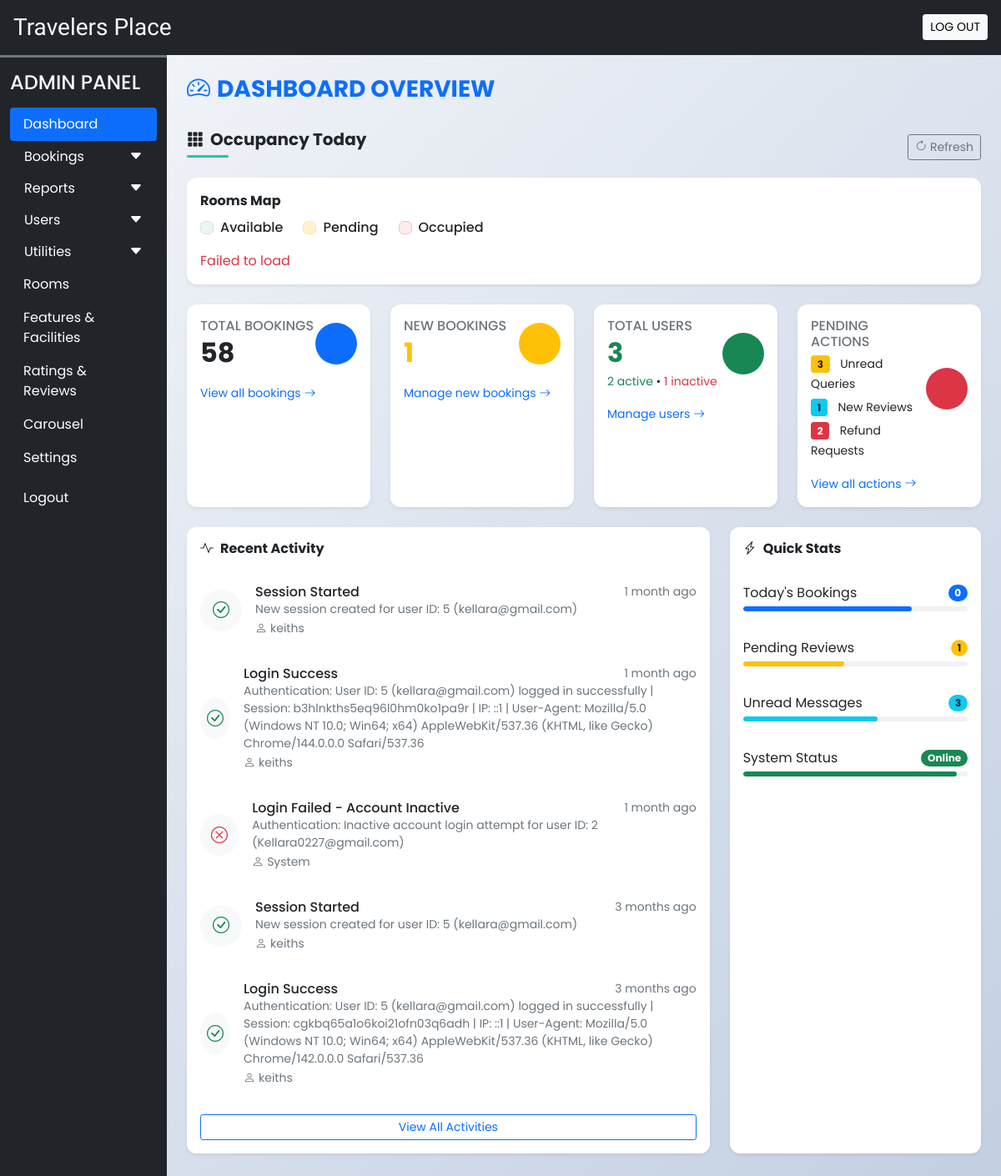
The app's page /admin/dashboard.php (signed in), older data.
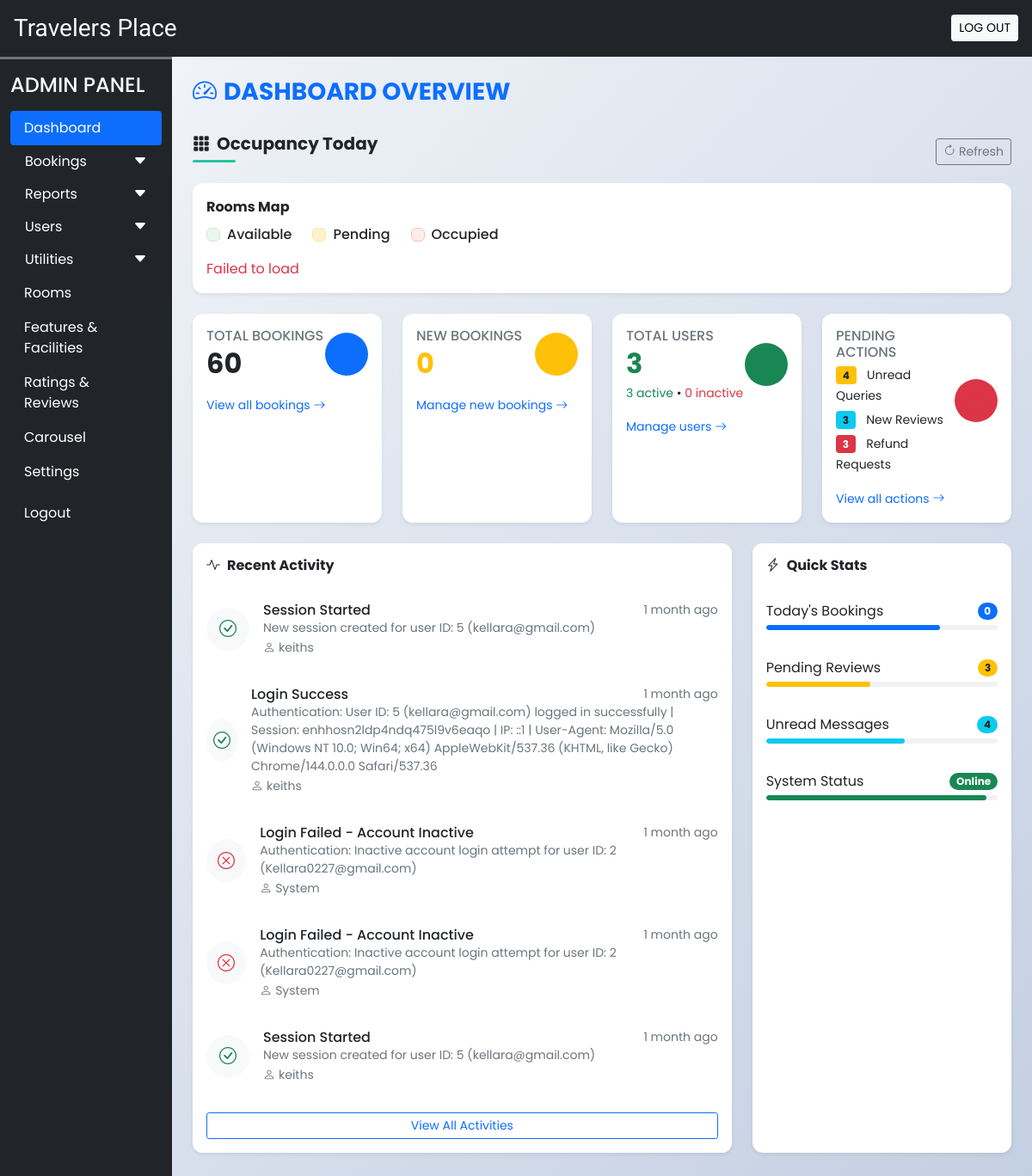
The same page, newer data.
### tables this page shows
CREATE TABLE `activity_logs` (
  `id` int(11) NOT NULL AUTO_INCREMENT,
  `user_id` int(11) DEFAULT NULL,
  `user_name` varchar(100) NOT NULL,
  `action` varchar(100) NOT NULL,
  `details` text DEFAULT NULL,
  `ip_address` varchar(45) DEFAULT NULL,
  `user_agent` text DEFAULT NULL,
  `created_at` timestamp NOT NULL DEFAULT current_timestamp(),
  PRIMARY KEY (`id`),
  KEY `idx_user_id` (`user_id`),
  KEY `idx_created_at` (`created_at`)
);

### admin/dashboard.php (the view, shortened to what the changed rows need)
<!DOCTYPE html>
<html lang="en">
<head>
  <?php require('inc/links.php'); ?>
</head>
<body class="bg-light">
  <?php
    function time_elapsed_string($datetime, $full = false) {
        $now = new DateTime;
        $ago = new DateTime($datetime);
        $diff = $now->diff($ago);
        $string = [
            'y' => 'year',
            'm' => 'month',
            'd' => 'day',
            'h' => 'hour',
            'i' => 'minute',
            's' => 'second',
        ];
        foreach ($string as $k => &$v) {
            if ($diff->$k) {
                $v = $diff->$k . ' ' . $v . ($diff->$k > 1 ? 's' : '');
            } else {
                unset($string[$k]);
            }
        }
        if (!$full) $string = array_slice($string, 0, 1);
        return $string ? implode(', ', $string) . ' ago' : 'just now';
    }
    $current_bookings = mysqli_fetch_assoc(mysqli_query($con,"SELECT
      COUNT(CASE WHEN booking_status='booked' AND arrival=0 THEN 1 END) AS `new_bookings`,
      COUNT(CASE WHEN booking_status='cancelled' AND refund=0 THEN 1 END) AS `refund_bookings`
      FROM `booking_order`"));
    $unread_queries = mysqli_fetch_assoc(mysqli_query($con,"SELECT COUNT(sr_no) AS `count`
      FROM `user_queries` WHERE `seen`=0"));
    $unread_reviews = mysqli_fetch_assoc(mysqli_query($con,"SELECT COUNT(sr_no) AS `count`
      FROM `rating_review` WHERE `seen`=0"));
    $current_users = mysqli_fetch_assoc(mysqli_query($con,"SELECT
      COUNT(id) AS `total`,
      COUNT(CASE WHEN `status`=1 THEN 1 END) AS `active`,
      COUNT(CASE WHEN `status`=0 THEN 1 END) AS `inactive`,
      COUNT(CASE WHEN `is_verified`=0 THEN 1 END) AS `unverified`
      FROM `user_cred`"));
  ?>
  <div class="container-fluid" id="main-content">
    <div class="row">
      <div class="col-lg-10 ms-auto p-4 overflow-hidden">
        <div class="row g-4 mb-4">
          <div class="col-xl-3 col-md-6">
            <div class="card border-0 shadow-sm h-100">
              <div class="card-body">
                <div class="d-flex justify-content-between align-items-center">
                  <div>
                    <h6 class="text-uppercase text-muted mb-1">Total Bookings</h6>
                    <h2 class="mb-0 fw-bold"><?php
                      $total_bookings = mysqli_fetch_assoc(mysqli_query($con,"SELECT COUNT(*) as count FROM `booking_order`"));
                      echo $total_bookings['count'];
                    ?></h2>
                  </div>
                </div>
              </div>
            </div>
          </div>
          <div class="col-xl-3 col-md-6">
            <div class="card border-0 shadow-sm h-100">
              <div class="card-body">
                <div class="d-flex justify-content-between align-items-center">
                  <div>
                    <h6 class="text-uppercase text-muted mb-1">New Bookings</h6>
                    <h2 class="mb-0 fw-bold text-warning"><?php echo $current_bookings['new_bookings']; ?></h2>
                  </div>
                </div>
              </div>
            </div>
          </div>
          <div class="col-xl-3 col-md-6">
            <div class="card border-0 shadow-sm h-100">
              <div class="card-body">
                <div class="d-flex justify-content-between align-items-center">
                  <div>
                    <h2 class="mb-0 fw-bold text-success"><?php echo $current_users['total']; ?></h2>
                    <div class="small mt-1">
                      <span class="text-success"><?php echo $current_users['active']; ?> active</span> •
                      <span class="text-danger"><?php echo $current_users['inactive']; ?> inactive</span>
                    </div>
                  </div>
                </div>
              </div>
            </div>
          </div>
          <div class="col-xl-3 col-md-6">
            <div class="card border-0 shadow-sm h-100">
              <div class="card-body">
                <div class="d-flex justify-content-between align-items-center">
                  <div>
                    <div class="d-flex flex-column">
                      <div class="mb-1">
                        <span class="badge bg-warning text-dark me-2"><?php echo $unread_queries['count']; ?></span>
                        <span class="small">Unread Queries</span>
                      </div>
                      <div class="mb-1">
                        <span class="badge bg-info text-dark me-2"><?php echo $unread_reviews['count']; ?></span>
                        <span class="small">New Reviews</span>
                      </div>
                      <div>
                        <span class="badge bg-danger me-2"><?php echo $current_bookings['refund_bookings']; ?></span>
                        <span class="small">Refund Requests</span>
                      </div>
                    </div>
                  </div>
                </div>
              </div>
            </div>
          </div>
        </div>
        <div class="row g-4 mb-4">
          <div class="col-lg-8">
            <div class="card border-0 shadow-sm h-100">
              <div class="card-body p-0">
                <?php
                $recent_activities = [];
                $recent_activities_query = mysqli_query($con, "SELECT * FROM `activity_logs` ORDER BY `created_at` DESC LIMIT 5");
                if($recent_activities_query) {
                    while($row = mysqli_fetch_assoc($recent_activities_query)) {
                        $recent_activities[] = $row;
                    }
                }
                if(!empty($recent_activities)):
                  echo '<div class="list-group list-group-flush">';
                  foreach($recent_activities as $activity) {
                    $time_ago = time_elapsed_string($activity['created_at']);
                    $icon = strpos($activity['action'], 'Failed') !== false ? 'text-danger bi-x-circle' : 'text-success bi-check-circle';
                    echo "
                    <div class='list-group-item border-0 py-3'>
                      <div class='d-flex align-items-center'>
                        <div class='icon-shape bg-light rounded-circle p-2 me-3'>
                          <i class='bi $icon fs-5'></i>
                        </div>
                        <div class='flex-grow-1'>
                          <div class='d-flex justify-content-between align-items-center'>
                            <h6 class='mb-0'>{$activity['action']}</h6>
                            <small class='text-muted'>{$time_ago}</small>
                          </div>
                          <p class='mb-0 small text-muted'>{$activity['details']}</p>
                          <small class='text-muted'><i class='bi bi-person me-1'></i>{$activity['user_name']}</small>
                        </div>
                      </div>
                    </div>";
                  }
                  echo '</div>';
                endif;
                ?>
              </div>
            </div>
          </div>
          <div class="col-lg-4">
            <div class="card border-0 shadow-sm h-100">
              <div class="card-body p-0">
                <div class="list-group list-group-flush">
                  <?php
                  $pending_reviews = mysqli_fetch_assoc(mysqli_query($con, "
                    SELECT COUNT(*) as count FROM `rating_review`
                    WHERE `seen` = 0"));
                  $unread_messages = mysqli_fetch_assoc(mysqli_query($con, "
                    SELECT COUNT(*) as count FROM `user_queries`
                    WHERE `seen` = 0"));
                  ?>
                  <div class='list-group-item border-0 py-3'>
                    <div class='d-flex justify-content-between align-items-center mb-1'>
                      <span class='fw-medium'>Pending Reviews</span>
                      <span class='badge bg-warning text-dark rounded-pill'><?php echo $pending_reviews['count']; ?></span>
                    </div>
                  </div>
                  <div class='list-group-item border-0 py-3'>
                    <div class='d-flex justify-content-between align-items-center mb-1'>
                      <span class='fw-medium'>Unread Messages</span>
                      <span class='badge bg-info text-dark rounded-pill'><?php echo $unread_messages['count']; ?></span>
                    </div>
                  </div>
                </div>
              </div>
            </div>
          </div>
        </div>
      </div>
    </div>
  </div>
</body>
</html>

Row changes from the older to the newer data that the page shows:
no longer on this page (row unchanged): activity_logs: action "Login Success", created_at "1 month ago", details "Authentication: User ID: 5 (kellara@gmail.com) logged in successfully | Session: b3hlnkths5eq96l0hm0ko1pa9r | IP: ::1 | User-Agent: Mozilla/5.0 (Windows NT 10.0; Win64; x64) AppleWebKit/537.36 (KHTML, like Gecko) Chrome/144.0.0.0 Safari/537.36", user_name "keiths"
no longer on this page (row unchanged): activity_logs: action "Session Started", created_at "3 months ago", details "New session created for user ID: 5 (kellara@gmail.com)", user_name "keiths"
no longer on this page (row unchanged): activity_logs: action "Login Success", created_at "3 months ago", details "Authentication: User ID: 5 (kellara@gmail.com) logged in successfully | Session: cgkbq65a1o6koi21ofn03q6adh | IP: ::1 | User-Agent: Mozilla/5.0 (Windows NT 10.0; Win64; x64) AppleWebKit/537.36 (KHTML, like Gecko) Chrome/142.0.0.0 Safari/537.36", user_name "keiths"
added activity_logs: action "Login Success", created_at "1 month ago", details "Authentication: User ID: 5 (kellara@gmail.com) logged in successfully | Session: enhhosn2ldp4ndq475l9v6eaqo | IP: ::1 | User-Agent: Mozilla/5.0 (Windows NT 10.0; Win64; x64) AppleWebKit/537.36 (KHTML, like Gecko) Chrome/144.0.0.0 Safari/537.36", user_name "keiths"
added activity_logs: action "Login Failed - Account Inactive", created_at "1 month ago", details "Authentication: Inactive account login attempt for user ID: 2 (Kellara0227@gmail.com)", user_name "System"
added activity_logs: action "Session Started", created_at "1 month ago", details "New session created for user ID: 5 (kellara@gmail.com)", user_name "keiths"
Text that changed along with them:
$total_bookings['count']: "58" → "60"
$current_bookings['new_bookings']: "1" → "0"
$current_users['active']: "2" → "3"
$current_users['inactive']: "1" → "0"
$unread_queries['count']: "3" → "4"
$unread_reviews['count']: "1" → "3"
$current_bookings['refund_bookings']: "2" → "3"
$pending_reviews['count']: "1" → "3"
$unread_messages['count']: "3" → "4"
